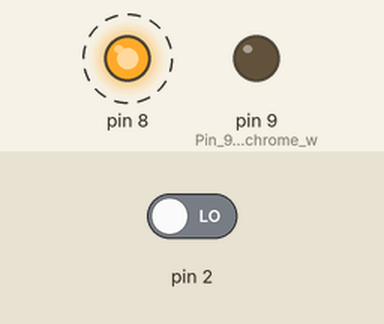
The sketch below on a simulated Arduino Uno, built with avr-gcc and run on an emulated ATmega328P. On the bench: output pins drawn as LEDs (lit = HIGH). Dashed ring = blinking. The test bench sets the inputs (shaded band); at power-on: pin 2 LOW.

Above: at 1.2 s.
1.3 s: pin 2 driven HIGH
At 3.7 s:
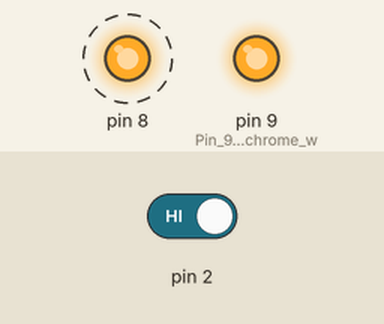
Timing chart, 0 to 10.3 s (numbered marks = the images above; inputs shaded):
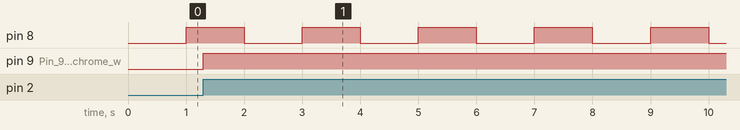

The sketch:

cutdown_v1_3.ino
```cpp
#include <TimerOne.h>
#include <stdlib.h>


/****************************************
 *
 * EDIT THESE VARIABLES TO ADJUST FLIGHT TIMES
 *
 ****************************************/
#define TIMER_DEBUG 1 // set this variabel to 1 to turn on timer 1 debuging. 0 turn off.
unsigned long cutdown_time = 10; //Cutdown time. Change this variable to adjust flight duration before cutdown in seconds


/****************************************
 *
 * DO NOT CHANGE THESE VARIABLES
 *
 ****************************************/
volatile int go = 0; //go stores the state of the cutdown
volatile unsigned long timer_Count = 0; // keeps track of number of second since timer1 started. rolls over in 136 years.


int ledState = LOW; //Timer led on/off status. Turn on TIMER_DEBUG to use.

/***************************************
  Setup -
  initalizes pins, turns on interupts needed,
  sets up the microSD card and senor.


****************************************/
void setup(void)
{
  if ( TIMER_DEBUG )
  {
    pinMode(8, OUTPUT);
  } // Sets pin 8 for timer led output. uncomment for debuging timer

  pinMode(9, OUTPUT); // Pin 9 controls nichrome wire
  digitalWrite(9 , LOW); // initialize pin 9 low
  Timer1.initialize(1000000); // Set timer1 interupt for every second
  Timer1.attachInterrupt(Timer1_ISR); // Attach Timer1_ISR to timer1 interupt
  attachInterrupt(0, iridium_ISR, CHANGE); //set pin 5 as interupt pin from iridium.
  Serial.begin(9600);
}//END of setup


/************************************************
 * Timer1_ISTR
 *
 * the timer1 is set to interupt every second. It will compare the number of seconds the timre has been on to
 * the desired flight duration. when the timer exceds the flight duration, go will be set to the next state and
 * start the cutdown sequence.
 ************************************************/

void Timer1_ISR(void)
{
  // TIMER_DEBUG keeps track of on/off stat of led
  if(TIMER_DEBUG){
    if (ledState == LOW) {
      ledState = HIGH;

    }
    else {
      ledState = LOW;
    }
    digitalWrite(8, ledState);
  }


  timer_Count = timer_Count + 1;  // increase when  interupt occurs

  //Once timer has reach flight time, trigger cutdown in main.
  if((timer_Count >= cutdown_time) && (go == 0))
  {
    go = 1;
  }
}//END Timer1_ISR


/************************************************
 * Main Program
 *
 * The main program reades in data from the sensors and writes the infromation into csv file on the micro sd
 * card. it also holds the case statement for the cutdown sequence that is trigered by the timer ISR or the
 * iridium ISR.
 *
 ************************************************/
void loop(void)
{
  unsigned long timer_Copy;  // holds a copy of the timer_Count
  static unsigned long difference = 0; // used to calculate how long nichrome has been on.
  static unsigned long cutdown_ON = 0;// captures time cutdown wire was turned on.

  // to read a variable which the interrupt code writes, we
  // must temporarily disable interrupts, to be sure it will
  // not change while we are reading.  To minimize the time
  // with interrupts off, just quickly make a copy, and then
  // use the copy while allowing the interrupt to keep working.


  //This case statement is the cutdown sequence.
  //Case 0 does nothing while the coutdown timer is running.
  //Case 1 turns on the nichrome wire and capture what time it started
  //Case 2 calculates how long the wire has been on and turns of wire once time has expired
  //Case 3 does nothing and signifies the end of the cutdown sequence.
  switch (go)
  {
  case 0:
    break;// do nothing
  case 1:
    {
      digitalWrite(9,HIGH);
      noInterrupts();
      go  = 2;
      cutdown_ON = timer_Count;
      interrupts();
      break;
    }
  case 2:
    {
      noInterrupts();
      difference = timer_Count - cutdown_ON;
      interrupts();
      if( difference >= 10)
      {
        noInterrupts();
        go  = 3;
        interrupts();
        digitalWrite(9,LOW);
      }
      break;
    }
  case 3:
    break; // do nothing
  }


  delay(100);
}//END Main

/*********************************

  iridium_ISR
  Input interupt from iridium module. When pin 5 goes high, cutdown is initiated.
  the timer will not set off the cutdown again.

*********************************/

void iridium_ISR()
{
  // Startes the cutdown sequence by seting go to 1. disables interupts very shortly to
  //prevent any other access to the go variable.
  noInterrupts();
  if( go == 0)
  {
  go  = 1;
  }
  interrupts();

}//End iridium_ISR
```

Measured:
- after the input at 1.3 s, pin 9 (Pin_9_controls_nichrome_w): LOW → HIGH after 0.00 s instead of 8.7 s
- by itself, pin 8: alternates HIGH for 1.0 s and LOW for 1.0 s
